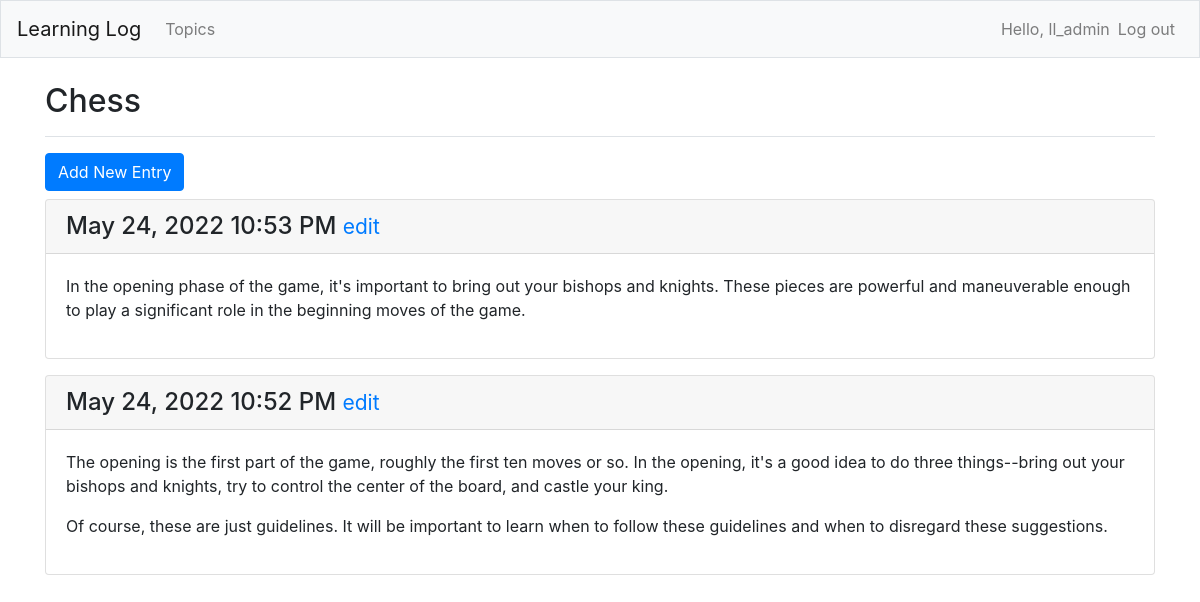
The page /topics/1/ (signed in) on the database its author committed.
### learning_logs/models.py (models this page shows, shortened)
class Topic(models.Model):
    text = models.CharField(max_length=200)
    date_added = models.DateTimeField(auto_now_add=True)
    owner = models.ForeignKey(User, on_delete=models.CASCADE)
    def __str__(self):
        return self.text

class Entry(models.Model):
    topic = models.ForeignKey(Topic, on_delete=models.CASCADE)
    text = models.TextField(default="", blank=False)
    date_added = models.DateTimeField(auto_now_add=True)
    class Meta:
        verbose_name_plural = 'entries'

### learning_logs/views.py (the view)
# urls.py: path('topics/<int:topic_id>/', views.topic, name='topic'),
@login_required
def topic(request, topic_id):
    topic = Topic.objects.get(id=topic_id)
    check_owner(topic.owner, request)
    entries = topic.entry_set.order_by('-date_added')
    context = {'topic': topic, 'entries': entries}
    return render(request, 'learning_logs/topic.html', context)

### learning_logs/views.py (called while the page is built)
def check_owner(owner, request):
    if owner != request.user:
        raise Http404

### learning_logs/templates/learning_logs/topic.html
{% extends "learning_logs/base.html" %}
{% load bootstrap4 %}
{% block page_header %}
  <h2>{{ topic }}</h2>
{% endblock page_header %}
{% block content %}
  {% buttons %}
  <a href="{% url 'learning_logs:new_entry' topic.id %}">
    <button name="add-entry" class="my-2 btn btn-primary">Add New Entry</button>
  </a>
  {% endbuttons %}
  {% for entry in entries %}
    <div class="card mb-3">
      <h4 class="card-header">
        {{ entry.date_added|date:'M d, Y g:i A' }}
        <small><a href="{% url 'learning_logs:edit_entry' entry.id %}">edit</a></small>
      </h4>
      <div class="card-body">
        {{ entry.text|linebreaks }}
      </div>
    </div>
    {% empty %}
      <p>There are no entries for this topic yet</p>
  {% endfor %}
{% endblock content %}

### learning_logs/templates/learning_logs/base.html (shortened to what this page needs)
{% load bootstrap4 %}
<!doctype html>
<html lang="en">
<head>
    {% bootstrap_css %}
</head>
<body>
    <nav class="navbar navbar-expand-md navbar-light bg-light mb-4 border">
        <a class="navbar-brand" href="{% url 'learning_logs:index' %}">Learning Log</a>
        <div class="collapse navbar-collapse" id="navbarCollapse">
            <ul class="navbar-nav mr-auto">
                <li class="nav-item">
                    <a class="nav-link" href="{% url 'learning_logs:topics' %}">Topics</a>
                </li>
            </ul>
            <ul class="navbar-nav ml-auto">
                {% if user.is_authenticated %}
                    <li class="nav-item">
                        <span class="navbar-text">Hello, {{ user.username }}</span>
                    </li>
                    <li class="nav-item">
                        <a class="nav-link" href="{% url 'users:logout' %}">Log out</a>
                    </li>
                {% endif%}
            </ul>
        </div>
    </nav>
    <main role="main" class="container">
        <div class="pb-2 mb-2 border-bottom">
            {% block page_header %}{% endblock page_header %}
        </div>
        <div>
            {% block content %}{% endblock content %}
        </div>
    </main>
</body>
</html>

### rows shown on the page
Topic: text "Chess"
Entry: date_added "May 24, 2022 10:53 PM", text "In the opening phase of the game, it's important to bring out your bishops and knights. These pieces are powerful and maneuverable enough to play a significant role in the beginning moves of the game."
Entry: date_added "May 24, 2022 10:52 PM", text "The opening is the first part of the game, roughly the first ten moves or so. In the opening, it's a good idea to do three things--bring out your bishops and knights, try to control the center of the board, and castle your king. Of course, these are just guidelines. It will be important to learn when to follow these guidelines and when to disregard these suggestions."

### other values the page prints
{{ user.username }} "ll_admin"
